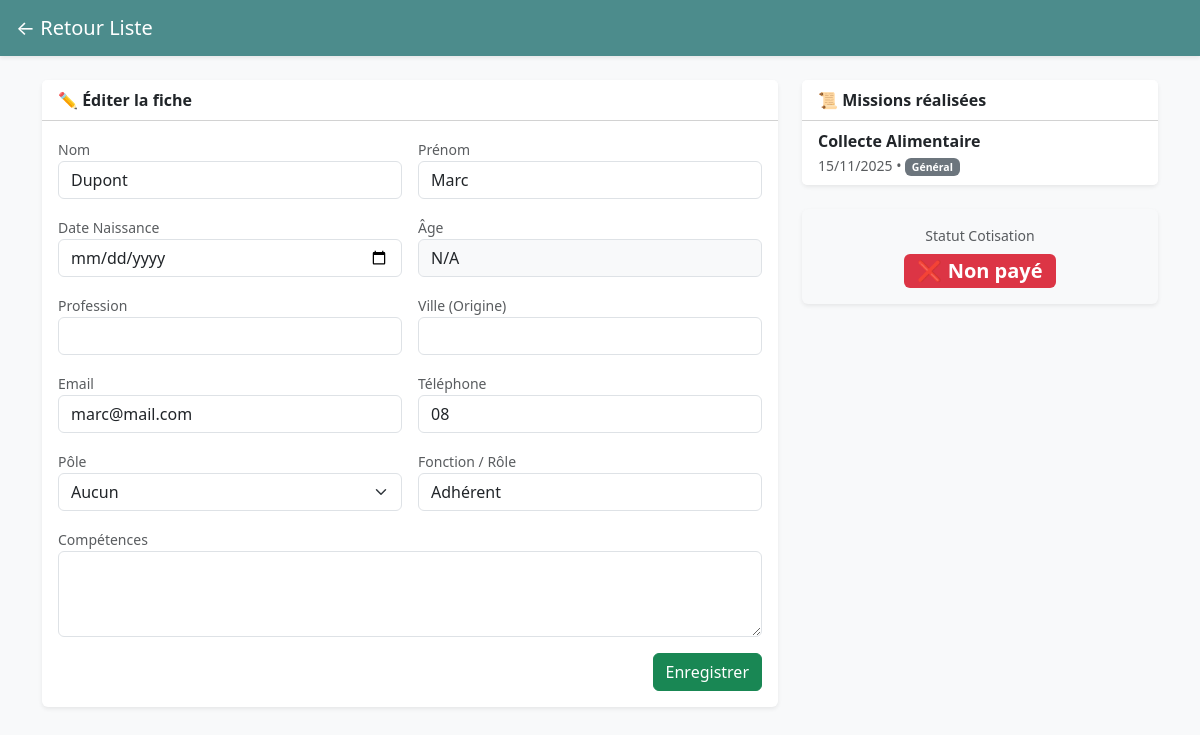
The app's page /admin/details_benevole.php?id=3 (signed in) with its own data.
### tables this page shows
CREATE TABLE benevoles (
                           id INTEGER PRIMARY KEY AUTOINCREMENT,
                           nom TEXT NOT NULL,
                           prenom TEXT NOT NULL,
                           email TEXT,
                           telephone TEXT,
                           fonction TEXT, -- Ex: Trésorier, Membre actif...
                           cotisation_a_jour INTEGER DEFAULT 0 -- 0 ou 1
, pole TEXT DEFAULT 'Aucun', date_naissance DATE, profession TEXT, ville TEXT, competences TEXT);

CREATE TABLE missions (
                                        id INTEGER PRIMARY KEY AUTOINCREMENT,
                                        titre TEXT NOT NULL,
                                        description TEXT,
                                        date_debut DATE,
                                        date_fin DATE,
                                        nb_places INTEGER
, pole TEXT DEFAULT 'Général');

### admin/details_benevole.php (the view, shortened to what this page needs)
<?php
$pdo = getPDO();
$id = $_GET['id'];
$stmt = $pdo->prepare("SELECT * FROM benevoles WHERE id = ?");
$stmt->execute([$id]);
$b = $stmt->fetch();
$sql_history = "SELECT m.titre, m.date_debut, m.pole FROM inscriptions i JOIN missions m ON i.mission_id = m.id WHERE i.benevole_id = ? ORDER BY m.date_debut DESC";
$stmt_hist = $pdo->prepare($sql_history);
$stmt_hist->execute([$id]);
$historique = $stmt_hist->fetchAll();
$age = "N/A";
?>
<!DOCTYPE html>
<html lang="fr">
<head>
    <link href="https://cdn.jsdelivr.net/npm/bootstrap@5.3.0/dist/css/bootstrap.min.css" rel="stylesheet">
</head>
<body class="bg-light">
<nav class="navbar navbar-dark bg-fage px-3 mb-4 shadow-sm">
    <a class="navbar-brand" href="membres.php">← Retour Liste</a>
</nav>
<div class="container pb-5">
    <div class="row">
        <div class="col-md-8">
            <div class="card shadow-sm border-0 mb-4">
                <div class="card-header bg-white fw-bold">✏️ Éditer la fiche</div>
                <div class="card-body">
                    <form method="post" class="row g-3">
                        <div class="col-md-6"><label class="small text-muted">Nom</label><input type="text" name="nom" class="form-control" value="<?= htmlspecialchars($b['nom']) ?>"></div>
                        <div class="col-md-6"><label class="small text-muted">Prénom</label><input type="text" name="prenom" class="form-control" value="<?= htmlspecialchars($b['prenom']) ?>"></div>
                        <div class="col-md-6"><label class="small text-muted">Date Naissance</label><input type="date" name="naissance" class="form-control" value="<?= $b['date_naissance'] ?>"></div>
                        <div class="col-md-6"><label class="small text-muted">Âge</label><input type="text" class="form-control bg-light" value="<?= $age ?>" disabled></div>
                        <div class="col-md-6"><label class="small text-muted">Profession</label><input type="text" name="job" class="form-control" value="<?= htmlspecialchars($b['profession'] ?? '') ?>"></div>
                        <div class="col-md-6"><label class="small text-muted">Ville (Origine)</label><input type="text" name="ville" class="form-control" value="<?= htmlspecialchars($b['ville'] ?? '') ?>"></div>
                        <div class="col-md-6"><label class="small text-muted">Email</label><input type="email" name="email" class="form-control" value="<?= htmlspecialchars($b['email']) ?>"></div>
                        <div class="col-md-6"><label class="small text-muted">Téléphone</label><input type="text" name="tel" class="form-control" value="<?= htmlspecialchars($b['telephone'] ?? '') ?>"></div>
                        <div class="col-md-6">
                            <label class="small text-muted">Pôle</label>
                            <select name="pole" class="form-select">
                                <?php foreach(['Aucun', 'Bureau', 'Solidarité', 'Événementiel', 'Communication', 'Partenariats'] as $p): ?>
                                    <option value="<?= $p ?>" <?= ($b['pole'] == $p) ? 'selected' : '' ?>><?= $p ?></option>
                                <?php endforeach; ?>
                            </select>
                        </div>
                        <div class="col-md-6"><label class="small text-muted">Fonction / Rôle</label><input type="text" name="fonction" class="form-control" value="<?= htmlspecialchars($b['fonction'] ?? '') ?>"></div>
                        <div class="col-12"><label class="small text-muted">Compétences</label><textarea name="skills" class="form-control" rows="3"><?= htmlspecialchars($b['competences'] ?? '') ?></textarea></div>
                        <div class="col-12 text-end"><button type="submit" class="btn btn-success">Enregistrer</button></div>
                    </form>
                </div>
            </div>
        </div>
        <div class="col-md-4">
            <div class="card shadow-sm border-0 mb-4">
                <div class="card-header bg-white fw-bold">📜 Missions réalisées</div>
                <ul class="list-group list-group-flush">
                    <?php foreach($historique as $h): ?>
                        <li class="list-group-item">
                            <div class="fw-bold"><?= htmlspecialchars($h['titre']) ?></div>
                            <small class="text-muted"><?= date('d/m/Y', strtotime($h['date_debut'])) ?> • <span class="badge bg-secondary"><?= htmlspecialchars($h['pole']) ?></span></small>
                        </li>
                    <?php endforeach; ?>
                </ul>
            </div>
            <div class="card shadow-sm border-0 bg-light">
                <div class="card-body text-center">
                    <small class="text-muted d-block mb-2">Statut Cotisation</small>
                    <?= $b['cotisation_a_jour'] ? '<span class="badge bg-success fs-5">✅ À jour</span>' : '<span class="badge bg-danger fs-5">❌ Non payé</span>' ?>
                </div>
            </div>
        </div>
    </div>
</div>
</body>
</html>

### admin/details_benevole.php (style rules this page uses)
.bg-fage { background-color: #4c8c8c !important; }

### records on screen
benevoles: nom "Dupont", prenom "Marc", email "marc@mail.com", tel "08", pole "Aucun", fonction "Adhérent"
missions: titre "Collecte Alimentaire", date_debut "15/11/2025", pole "Général"
